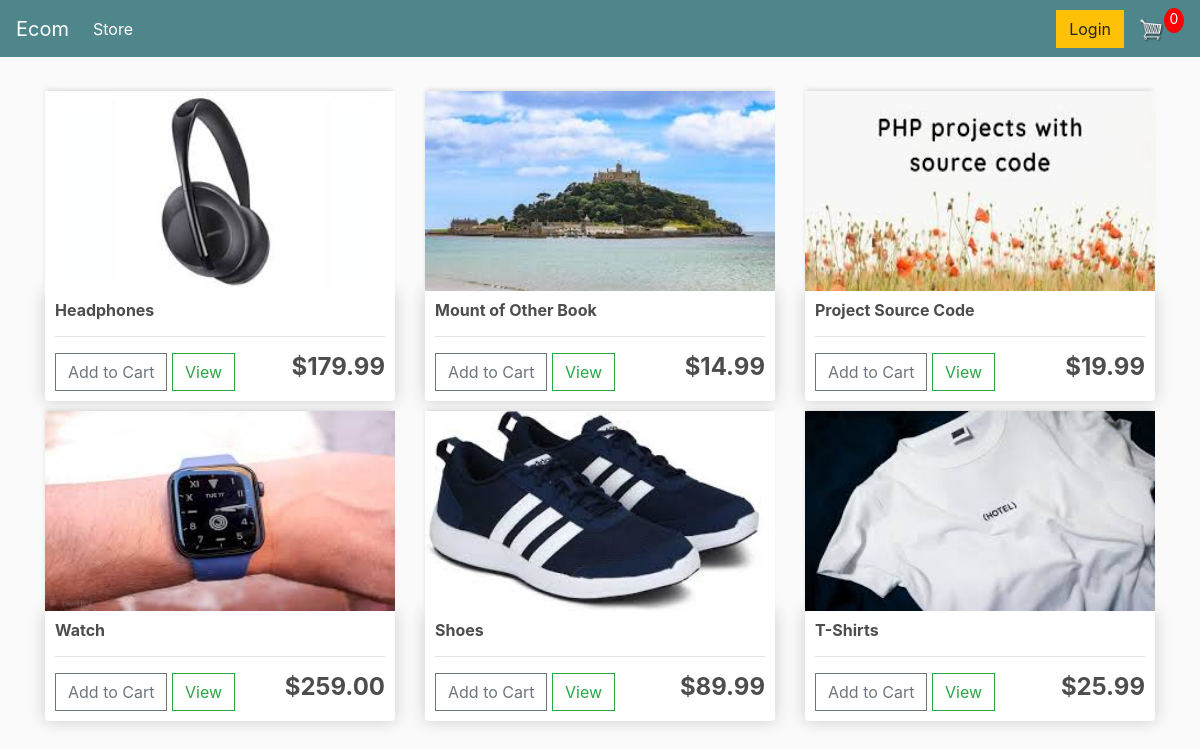
The page / on the database its author committed.
### store/models.py (models this page shows, shortened)
class Product(models.Model):
    name = models.CharField(max_length=200, null=True)
    price = models.FloatField()
    digital = models.BooleanField(default=False, null=True, blank=True)
    image = models.ImageField(null=True, blank=True)
    @property
    def imageURL(self):
        try:
            url = self.image.url
        except:
            url = ''
        return url

### store/views.py (the view)
# urls.py: path('', include('store.urls')),
def store(request):
    data = cartData(request)
    cartItems = data['cartItems']
    order = data['order']
    items = data['items']
    products = Product.objects.all()
    context = {'products': products, 'cartItems': cartItems}
    return render(request, 'store/store.html', context)

### store/utils.py (called while the page is built, shortened)
def cookieCart(request):
    try:
        cart = json.loads(request.COOKIES['cart'])
    except:
        cart = {}
        print('CART:', cart)
    items = []
    order = {'get_cart_total': 0, 'get_cart_item': 0, 'shipping': False}
    cartItems = order['get_cart_item']
    return {'items': items, 'order': order, 'cartItems': cartItems}

def cartData(request):
    if request.user.is_authenticated:
        customer = request.user.customer
        order, created = Order.objects.get_or_create(customer=customer, complete=False)
        items = order.orderitem_set.all()
        cartItems = order.get_cart_item
    else:
        cookieData = cookieCart(request)
        cartItems = cookieData['cartItems']
        order = cookieData['order']
        items = cookieData['items']
    return {'cartItems': cartItems, 'order': order, 'items': items}

### store/templates/store/store.html
{% extends 'store/main.html' %}
{% load static %}
{% block content %}
    <div class="row">
        {% for product in products %}
            <div class="col-lg-4">
            <img class="thumbnail" src="{{product.imageURL}}">
            <div class="box-element product">
                <h6><strong>{{product.name}}</strong></h6>
                <hr>
                <button data-product="{{product.id}}" data-action="add" class="btn btn-outline-secondary add-btn update-cart">Add to Cart</button>
                <a class="btn btn-outline-success" href="#">View</a>
                <h4 style="display: inline-block; float:right"><strong>${{product.price|floatformat:2}}</strong></h4>
            </div>
        </div>
        {% endfor %}
    </div>
{% endblock content %}

### store/templates/store/main.html (shortened to what this page needs)
<!DOCTYPE html>
{% load static %}
<html>
<head>
    <link rel="stylesheet" href="https://stackpath.bootstrapcdn.com/bootstrap/4.4.1/css/bootstrap.min.css">
    <link rel="stylesheet" type="text/css" href="{% static 'css/main.css' %}">
</head>
<body>
    <nav class="navbar navbar-expand-lg navbar-dark bg-dark">
      <a class="navbar-brand" href="{% url 'store' %}">Ecom</a>
      <div class="collapse navbar-collapse" id="navbarSupportedContent">
        <ul class="navbar-nav mr-auto">
          <li class="nav-item active">
            <a class="nav-link" href="{% url 'store' %}">Store <span class="sr-only">(current)</span></a>
          </li>
        </ul>
        <div class="form-inline my-2 my-lg-0">
            <a href="#" class="btn btn-warning">Login</a>
            <a href="{% url 'cart' %}">
                <img id='cart-icon' src="{% static 'images/cart.png' %}">
            </a>
            <p id="cart-total">{{cartItems}}</p>
        </div>
      </div>
    </nav>
    <div class="container">
        <br>
        {% block content %}
        {% endblock content %}
    </div>
</body>
</html>

### static/css/main.css (style rules this page uses)
body { background-color: hsl(0, 0%, 98%); }
h1,h2,h3,h4,h5,h6 { color:hsl(0, 0%, 30%); }
.box-element { box-shadow:hsl(0, 0%, 80%) 0 0 16px; background-color: #fff; border-radius: 4px; padding: 10px; }
.thumbnail { width: 100%; height: 200px; -webkit-box-shadow: -1px -3px 5px -2px rgba(214,214,214,1); -moz-box-shadow: -1px -3px 5px -2px rgba(214,214,214,1); box-shadow: -1px -3px 5px -2px rgba(214,214,214,1); }
.product { border-radius: 0 0 4px 4px; }
.bg-dark { background-color: #4f868c!important; }
#cart-icon { width:25px; display: inline-block; margin-left: 15px; }
#cart-total { display: block; text-align: center; color:#fff; background-color: red; width: 20px; height: 25px; border-radius: 50%; font-size: 14px; }
.col-lg-4, .col-lg-6, .col-lg-8, .col-lg-12 { margin-top: 10px; }
.btn { border-radius: 0; }

### rows shown on the page
Product: imageURL (picture), name "Headphones", price "179.99"
Product: imageURL (picture), name "Mount of Other Book", price "14.99"
Product: imageURL (picture), name "Project Source Code", price "19.99"
Product: imageURL (picture), name "Watch", price "259.00"
Product: imageURL (picture), name "Shoes", price "89.99"
Product: imageURL (picture), name "T-Shirts", price "25.99"

### other values the page prints
{{ cartItems }} "0"
